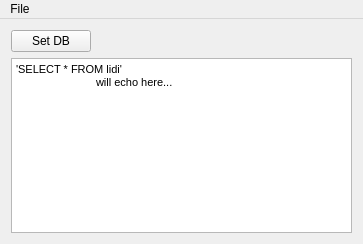
<?xml version="1.0" encoding="UTF-8"?>
<ui version="4.0">
 <class>MainWindow</class>
 <widget class="QMainWindow" name="MainWindow">
  <property name="geometry">
   <rect>
    <x>0</x>
    <y>0</y>
    <width>363</width>
    <height>244</height>
   </rect>
  </property>
  <property name="windowTitle">
   <string>MainWindow</string>
  </property>
  <widget class="QWidget" name="centralWidget">
   <layout class="QHBoxLayout" name="horizontalLayout_2">
    <item>
     <layout class="QVBoxLayout" name="verticalLayout">
      <item>
       <layout class="QHBoxLayout" name="horizontalLayout">
        <item>
         <widget class="QPushButton" name="b_setDB">
          <property name="text">
           <string>Set DB</string>
          </property>
         </widget>
        </item>
        <item>
         <spacer name="horizontalSpacer">
          <property name="orientation">
           <enum>Qt::Horizontal</enum>
          </property>
          <property name="sizeHint" stdset="0">
           <size>
            <width>40</width>
            <height>20</height>
           </size>
          </property>
         </spacer>
        </item>
       </layout>
      </item>
      <item>
       <widget class="QTextBrowser" name="tB_output">
        <property name="html">
         <string>&lt;!DOCTYPE HTML PUBLIC &quot;-//W3C//DTD HTML 4.0//EN&quot; &quot;http://www.w3.org/TR/REC-html40/strict.dtd&quot;&gt;
&lt;html&gt;&lt;head&gt;&lt;meta name=&quot;qrichtext&quot; content=&quot;1&quot; /&gt;&lt;style type=&quot;text/css&quot;&gt;
p, li { white-space: pre-wrap; }
&lt;/style&gt;&lt;/head&gt;&lt;body style=&quot; font-family:'MS Shell Dlg 2'; font-size:8.25pt; font-weight:400; font-style:normal;&quot;&gt;
&lt;p style=&quot; margin-top:0px; margin-bottom:0px; margin-left:0px; margin-right:0px; -qt-block-indent:0; text-indent:0px;&quot;&gt;'SELECT * FROM lidi'&lt;/p&gt;
&lt;p style=&quot; margin-top:0px; margin-bottom:0px; margin-left:0px; margin-right:0px; -qt-block-indent:0; text-indent:0px;&quot;&gt;	will echo here...&lt;/p&gt;&lt;/body&gt;&lt;/html&gt;</string>
        </property>
       </widget>
      </item>
     </layout>
    </item>
   </layout>
  </widget>
  <widget class="QMenuBar" name="menuBar">
   <property name="geometry">
    <rect>
     <x>0</x>
     <y>0</y>
     <width>363</width>
     <height>20</height>
    </rect>
   </property>
   <widget class="QMenu" name="menuFile">
    <property name="title">
     <string>File</string>
    </property>
    <addaction name="actionNew_connection"/>
   </widget>
   <addaction name="menuFile"/>
  </widget>
  <action name="actionNew_connection">
   <property name="text">
    <string>New connection</string>
   </property>
  </action>
 </widget>
 <layoutdefault spacing="6" margin="11"/>
 <resources/>
 <connections/>
</ui>
